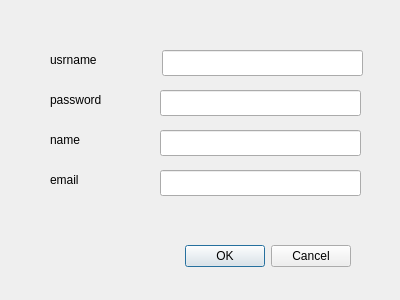
<?xml version="1.0" encoding="UTF-8"?>
<ui version="4.0">
 <class>signUpp</class>
 <widget class="QDialog" name="signUpp">
  <property name="geometry">
   <rect>
    <x>0</x>
    <y>0</y>
    <width>400</width>
    <height>300</height>
   </rect>
  </property>
  <property name="windowTitle">
   <string>Dialog</string>
  </property>
  <widget class="QDialogButtonBox" name="buttonBox">
   <property name="geometry">
    <rect>
     <x>10</x>
     <y>240</y>
     <width>341</width>
     <height>32</height>
    </rect>
   </property>
   <property name="orientation">
    <enum>Qt::Horizontal</enum>
   </property>
   <property name="standardButtons">
    <set>QDialogButtonBox::Cancel|QDialogButtonBox::Ok</set>
   </property>
  </widget>
  <widget class="QLineEdit" name="username_input">
   <property name="geometry">
    <rect>
     <x>162</x>
     <y>50</y>
     <width>201</width>
     <height>26</height>
    </rect>
   </property>
  </widget>
  <widget class="QLineEdit" name="email_input">
   <property name="geometry">
    <rect>
     <x>160</x>
     <y>170</y>
     <width>201</width>
     <height>26</height>
    </rect>
   </property>
  </widget>
  <widget class="QLineEdit" name="passowrd_input">
   <property name="geometry">
    <rect>
     <x>160</x>
     <y>90</y>
     <width>201</width>
     <height>26</height>
    </rect>
   </property>
  </widget>
  <widget class="QLineEdit" name="name_input">
   <property name="geometry">
    <rect>
     <x>160</x>
     <y>130</y>
     <width>201</width>
     <height>26</height>
    </rect>
   </property>
  </widget>
  <widget class="QLabel" name="usernameLbl">
   <property name="geometry">
    <rect>
     <x>50</x>
     <y>50</y>
     <width>63</width>
     <height>20</height>
    </rect>
   </property>
   <property name="text">
    <string>usrname</string>
   </property>
  </widget>
  <widget class="QLabel" name="passwordLbl">
   <property name="geometry">
    <rect>
     <x>50</x>
     <y>90</y>
     <width>63</width>
     <height>20</height>
    </rect>
   </property>
   <property name="text">
    <string>password</string>
   </property>
  </widget>
  <widget class="QLabel" name="nameLbl">
   <property name="geometry">
    <rect>
     <x>50</x>
     <y>130</y>
     <width>63</width>
     <height>20</height>
    </rect>
   </property>
   <property name="text">
    <string>name</string>
   </property>
  </widget>
  <widget class="QLabel" name="emailLbl">
   <property name="geometry">
    <rect>
     <x>50</x>
     <y>170</y>
     <width>63</width>
     <height>20</height>
    </rect>
   </property>
   <property name="text">
    <string>email</string>
   </property>
  </widget>
 </widget>
 <resources/>
 <connections>
  <connection>
   <sender>buttonBox</sender>
   <signal>accepted()</signal>
   <receiver>signUpp</receiver>
   <slot>accept()</slot>
   <hints>
    <hint type="sourcelabel">
     <x>248</x>
     <y>254</y>
    </hint>
    <hint type="destinationlabel">
     <x>157</x>
     <y>274</y>
    </hint>
   </hints>
  </connection>
  <connection>
   <sender>buttonBox</sender>
   <signal>rejected()</signal>
   <receiver>signUpp</receiver>
   <slot>reject()</slot>
   <hints>
    <hint type="sourcelabel">
     <x>316</x>
     <y>260</y>
    </hint>
    <hint type="destinationlabel">
     <x>286</x>
     <y>274</y>
    </hint>
   </hints>
  </connection>
 </connections>
</ui>
